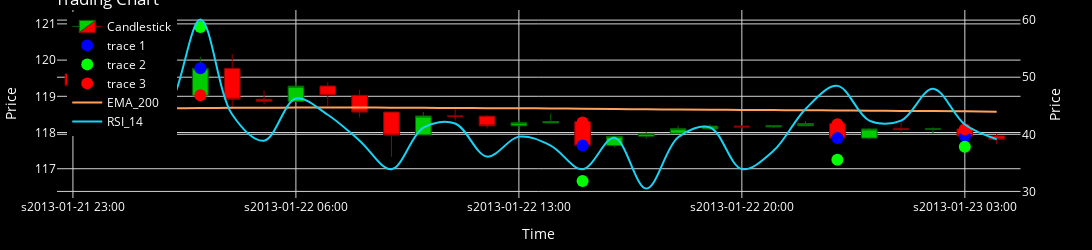

Write notebook code for a chart like this one.
### Code cell
df_plot = df_slim.iloc[70:100]
cp = CandlePlot(df_plot, candles=True)

trades = cp.df_plot[cp.df_plot.SIGNAL != NONE]

markers = ['mid_c', 'TP', 'SL']
marker_colors = ['#0000FF', '#00FF00', '#FF0000']

for i in range(3):
    cp.fig.add_trace(go.Scatter(
        x=trades.sTime,
        y=trades[markers[i]],
        mode='markers',
        marker=dict(color=marker_colors[i], size=12)
    ))

cp.show_plot(line_traces=["EMA_200"], sec_traces=['RSI_14'], height=250)
